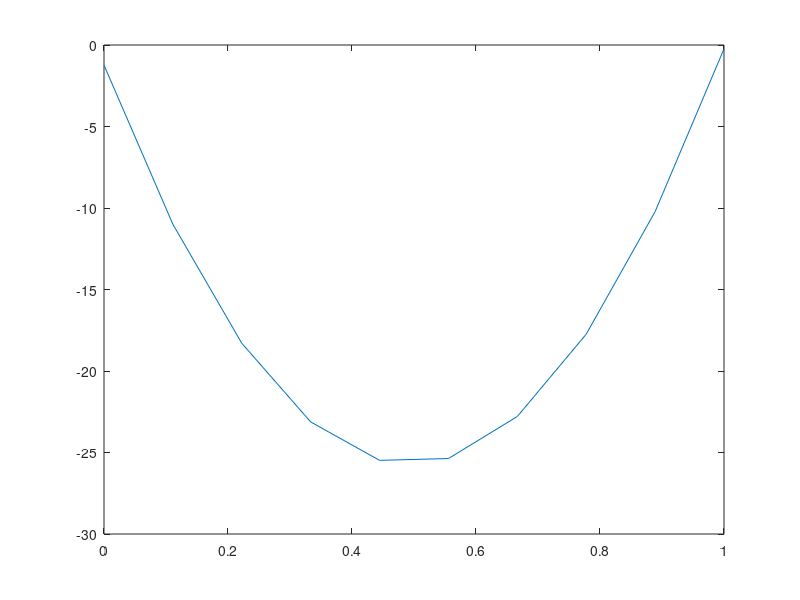
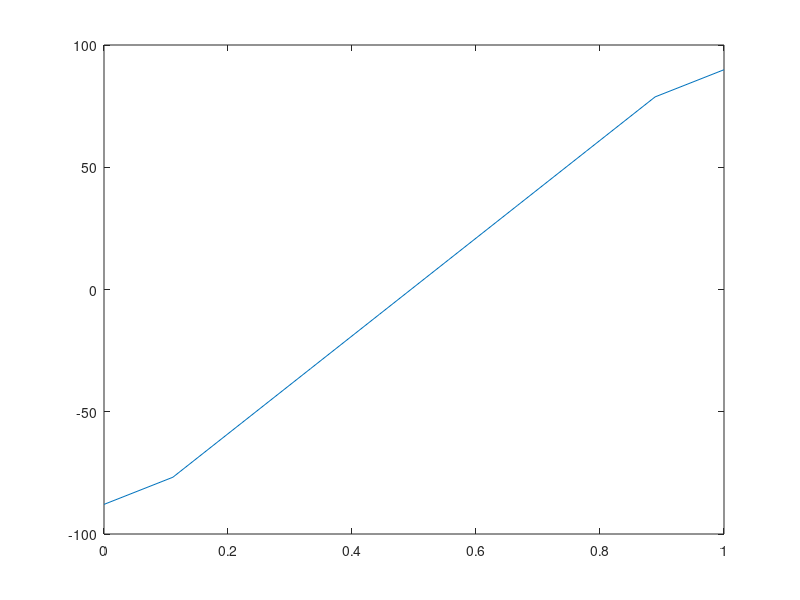
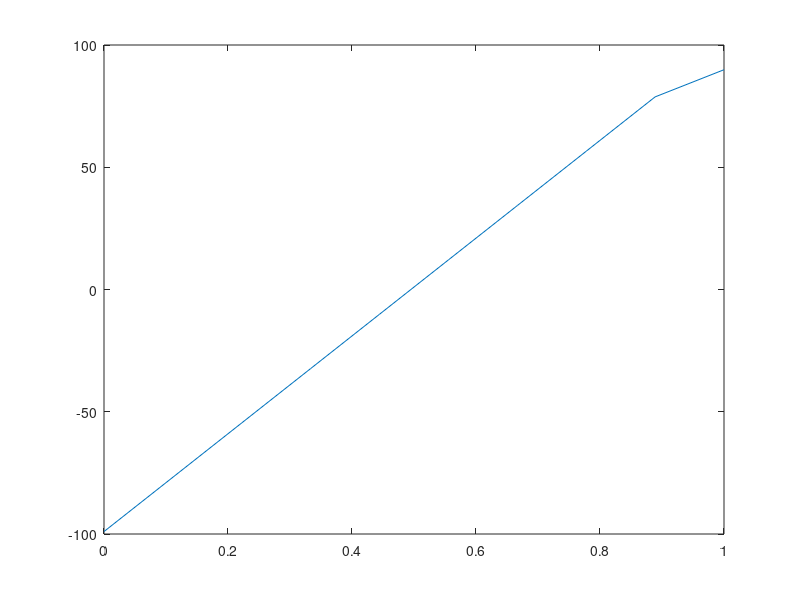

The MATLAB script that drew these images, in order:
clear
close all

nx = 10;
H=1;
Tl=0;
Tr=1;
rho=1000;
cp=5;
kappa=1e-6;
k=kappa*rho*cp;

x = linspace(0,1,nx);

L = zeros(nx,nx);
R = zeros(nx,1);
for i=1:nx
    dx=x(2)-x(1);
    coef_minus = k/dx/dx;
    coef_center = -k/dx/dx - k/dx/dx;
    coef_plus = k/dx/dx;
    if i==1
        L(i,i) = coef_center;
        L(i,i+1) = coef_plus - coef_minus;
        R(i) = H -2*coef_minus*Tl;
    elseif i==nx
        L(i,i-1) = coef_minus - coef_plus;
        L(i,i) = coef_center;
        R(i) = H -2*coef_plus*Tr;
    else
        L(i,i-1) = coef_minus;
        L(i,i) = coef_center;
        L(i,i+1) = coef_plus;
        R(i) = H;
    end
end

T = L\R;
figure, plot(x,T);

dtdx = zeros(nx,1);
for i=2:nx-1
    dtdx(i) = (T(i+1)-T(i-1))/dx/2;
end
dtdx(1) = (T(2)-T(1))/dx;
dtdx(nx) = (T(nx)-T(nx-1))/dx;
figure, plot(x,dtdx)

% 2nd method - note that even though T is not correct at the boundary, the
% approximation dt/dx is consistent.
dtdx = zeros(nx,1);
for i=2:nx-1
    dtdx(i) = (T(i+1)-T(i-1))/dx/2;
end
Tg = Tl - (T(2)-Tl);
dtdx(1) = (T(2)-Tg)/2/dx;
dtdx(nx) = (T(nx)-T(nx-1))/dx;
figure, plot(x,dtdx)
